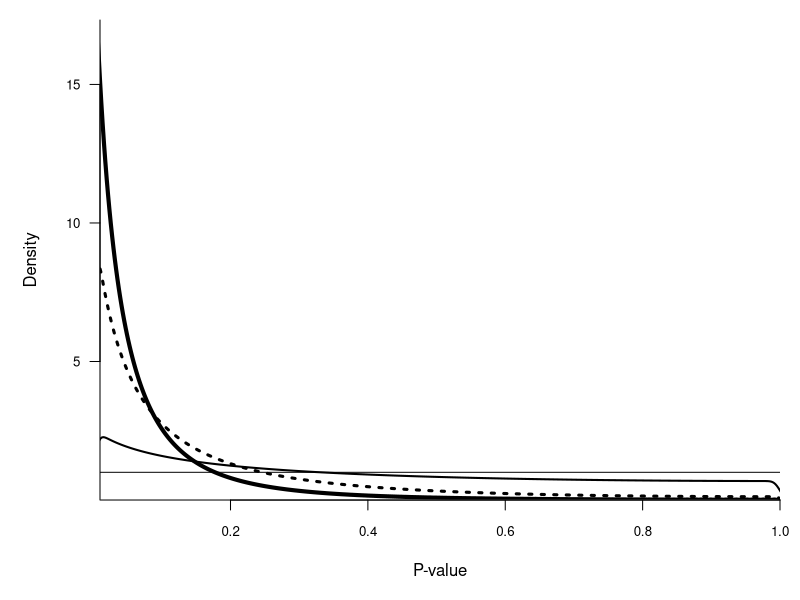

The R script that drew this image: (Note: this script raises an error after producing the figure.)
setwd("D:/Dropbox/projects/2014tgtbf/figures")

# Figure 1
N <- 10000
i <- seq(1, N, 1)
fcv <- qf(p=1-.05 ,df1=1,df2=97)

# Null
beta <- pf(q=fcv, df1=1, df2=97)
quadpoints <- (i/(N+1))*beta
fquad <- qf(quadpoints, df1=1, df2=97)
temp <- 1-pf(fquad, df1=1, df2=97)
pquad0 <- (temp-.05)/(1-.05)

# Small
beta <- pf(q=fcv, df1=1, df2=97, ncp=(.01/(1-.01))*(100+1+1))
N <- 10000
i <- seq(1, N, 1)
quadpoints <- (i/(N+1))*beta
fquad <- qf(quadpoints, df1=1, df2=97, ncp=(.01/(1-.01))*(100+1+1))
temp <- 1-pf(fquad, df1=1, df2=97)
pquadS <- (temp-.05)/(1-.05)

# Medium
beta <- pf(q=fcv, df1=1, df2=97, ncp=(.0625/(1-.0625))*(100+1+1))
quadpoints <- (i/(N+1))*beta
fquad <- qf(quadpoints, df1=1, df2=97, ncp=(.0625/(1-.0625))*(100+1+1))
temp <- 1-pf(fquad, df1=1, df2=97)
pquadM <- (temp-.05)/(1-.05)

# Large
beta <- pf(q=fcv, df1=1, df2=97, ncp=(.14/(1-.14))*(100+1+1))
quadpoints <- (i/(N+1))*beta
fquad <- qf(quadpoints, df1=1, df2=97, ncp=(.14/(1-.14))*(100+1+1))
temp <- 1-pf(fquad, df1=1, df2=97)
pquadL <- (temp-.05)/(1-.05)

pdf('Fig1.pdf', width=7, height=8)
par(mai=c(1,1,.2,.2))
plot(density(pquadL, kernel="gaussian", bw="SJ", adjust=1), xlim=c(0.01,1), xaxs='i', lwd=4,
     frame.plot=T, 
     main="",
     #      ylim=c(0,4.5),
     xaxs="i",
     yaxs="i",
     xlab="P-value",
     ylab = "Density",
     cex.axis=.8,
     cex.lab=1,
     col = "black", las=1, bty = 'L')
lines(density(pquadM, kernel="gaussian", bw="SJ", adjust=1), xlim=c(0.01,1), xaxs='i', ylim=c(0,10), lty=3, lwd=3)
lines(density(pquadS, kernel="gaussian", bw="SJ",adjust=.5), xlim=c(0.01,1), xaxs='i', ylim=c(0,10), lwd=2)
abline(h=1)
legend(x=.6,y=5,legend=c(latex2exp('Large effect, $\\eta^2=.14$'),
                         latex2exp('Medium effect, $\\eta^2=.06$'),
                         latex2exp('Small effect, $\\eta^2=.01$'),
                         latex2exp('No effect, $\\eta^2=0$')),
       cex=1, lty=c(1,3,1,1),
       col = "black", lwd=c(4,3,2,1), box.lwd=0 , bty='n')
dev.off()